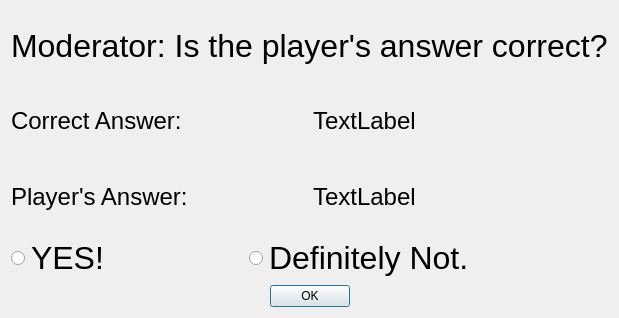
<?xml version="1.0" encoding="UTF-8"?>
<ui version="4.0">
 <class>ModeratorPopup</class>
 <widget class="QDialog" name="ModeratorPopup">
  <property name="geometry">
   <rect>
    <x>0</x>
    <y>0</y>
    <width>515</width>
    <height>318</height>
   </rect>
  </property>
  <property name="windowTitle">
   <string>Dialog</string>
  </property>
  <layout class="QVBoxLayout" name="verticalLayout">
   <item>
    <widget class="QLabel" name="mainLabel">
     <property name="font">
      <font>
       <pointsize>24</pointsize>
      </font>
     </property>
     <property name="text">
      <string>Moderator: Is the player's answer correct?</string>
     </property>
    </widget>
   </item>
   <item>
    <layout class="QHBoxLayout" name="horizontalLayout_3">
     <item>
      <widget class="QLabel" name="correctAnswerLabel">
       <property name="font">
        <font>
         <pointsize>18</pointsize>
        </font>
       </property>
       <property name="text">
        <string>Correct Answer:</string>
       </property>
      </widget>
     </item>
     <item>
      <widget class="QLabel" name="correctAnswer">
       <property name="font">
        <font>
         <pointsize>18</pointsize>
        </font>
       </property>
       <property name="text">
        <string>TextLabel</string>
       </property>
      </widget>
     </item>
    </layout>
   </item>
   <item>
    <layout class="QHBoxLayout" name="horizontalLayout_4">
     <item>
      <widget class="QLabel" name="playerAnswerLabel">
       <property name="font">
        <font>
         <pointsize>18</pointsize>
        </font>
       </property>
       <property name="text">
        <string>Player's Answer:</string>
       </property>
      </widget>
     </item>
     <item>
      <widget class="QLabel" name="playerAnswer">
       <property name="font">
        <font>
         <pointsize>18</pointsize>
        </font>
       </property>
       <property name="text">
        <string>TextLabel</string>
       </property>
      </widget>
     </item>
    </layout>
   </item>
   <item>
    <layout class="QHBoxLayout" name="horizontalLayout">
     <item>
      <widget class="QRadioButton" name="playerCorrectRadio">
       <property name="font">
        <font>
         <pointsize>24</pointsize>
        </font>
       </property>
       <property name="text">
        <string>YES!</string>
       </property>
      </widget>
     </item>
     <item>
      <spacer name="horizontalSpacer">
       <property name="orientation">
        <enum>Qt::Horizontal</enum>
       </property>
       <property name="sizeHint" stdset="0">
        <size>
         <width>40</width>
         <height>20</height>
        </size>
       </property>
      </spacer>
     </item>
     <item>
      <widget class="QRadioButton" name="playerIncorrectRadio">
       <property name="font">
        <font>
         <pointsize>24</pointsize>
        </font>
       </property>
       <property name="text">
        <string>Definitely Not.</string>
       </property>
      </widget>
     </item>
     <item>
      <spacer name="horizontalSpacer_2">
       <property name="orientation">
        <enum>Qt::Horizontal</enum>
       </property>
       <property name="sizeHint" stdset="0">
        <size>
         <width>40</width>
         <height>20</height>
        </size>
       </property>
      </spacer>
     </item>
    </layout>
   </item>
   <item>
    <layout class="QHBoxLayout" name="horizontalLayout_2">
     <item>
      <spacer name="horizontalSpacer_3">
       <property name="orientation">
        <enum>Qt::Horizontal</enum>
       </property>
       <property name="sizeHint" stdset="0">
        <size>
         <width>40</width>
         <height>20</height>
        </size>
       </property>
      </spacer>
     </item>
     <item>
      <widget class="QPushButton" name="okButton">
       <property name="text">
        <string>OK</string>
       </property>
      </widget>
     </item>
     <item>
      <spacer name="horizontalSpacer_4">
       <property name="orientation">
        <enum>Qt::Horizontal</enum>
       </property>
       <property name="sizeHint" stdset="0">
        <size>
         <width>40</width>
         <height>20</height>
        </size>
       </property>
      </spacer>
     </item>
    </layout>
   </item>
  </layout>
 </widget>
 <resources/>
 <connections/>
</ui>
